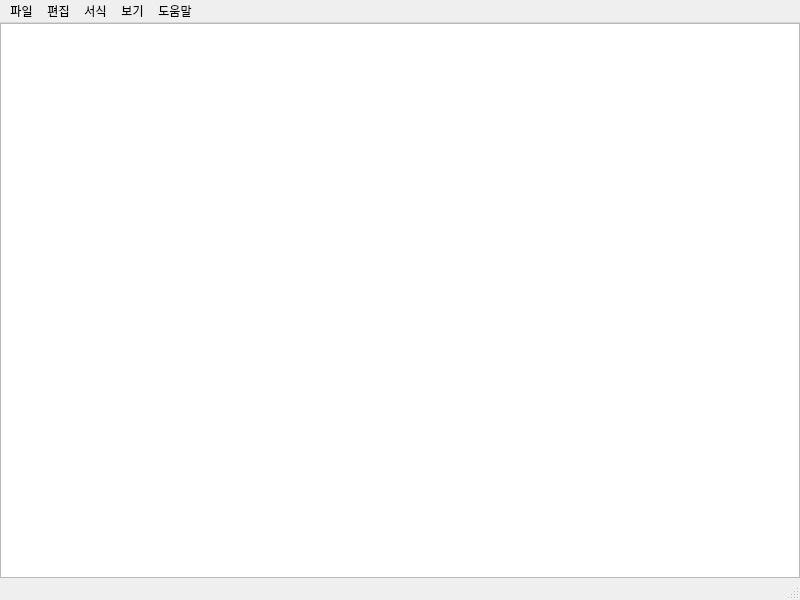
<?xml version="1.0" encoding="UTF-8"?>
<ui version="4.0">
 <class>MainWindow</class>
 <widget class="QMainWindow" name="MainWindow">
  <property name="geometry">
   <rect>
    <x>0</x>
    <y>0</y>
    <width>800</width>
    <height>600</height>
   </rect>
  </property>
  <property name="windowTitle">
   <string>Notepad</string>
  </property>
  <widget class="QWidget" name="centralwidget">
   <layout class="QGridLayout" name="gridLayout">
    <property name="leftMargin">
     <number>0</number>
    </property>
    <property name="topMargin">
     <number>0</number>
    </property>
    <property name="rightMargin">
     <number>0</number>
    </property>
    <property name="bottomMargin">
     <number>0</number>
    </property>
    <item row="0" column="0">
     <layout class="QGridLayout" name="gridLayout_2">
      <item row="0" column="0">
       <widget class="QPlainTextEdit" name="plainTextEdit"/>
      </item>
     </layout>
    </item>
   </layout>
  </widget>
  <widget class="QMenuBar" name="menubar">
   <property name="geometry">
    <rect>
     <x>0</x>
     <y>0</y>
     <width>800</width>
     <height>21</height>
    </rect>
   </property>
   <widget class="QMenu" name="menu_file">
    <property name="title">
     <string>파일</string>
    </property>
    <addaction name="action_open"/>
    <addaction name="action_save"/>
    <addaction name="action_saveas"/>
    <addaction name="action_close"/>
   </widget>
   <widget class="QMenu" name="menu_edit">
    <property name="title">
     <string>편집</string>
    </property>
    <addaction name="action_undo"/>
    <addaction name="separator"/>
    <addaction name="action_cut"/>
    <addaction name="action_copy"/>
    <addaction name="action_paste"/>
    <addaction name="separator"/>
    <addaction name="action_find"/>
    <addaction name="action_next_find"/>
    <addaction name="action_prev_find"/>
    <addaction name="action_find_replace"/>
    <addaction name="action_go"/>
    <addaction name="separator"/>
    <addaction name="action_all_select"/>
    <addaction name="action_datetime"/>
   </widget>
   <widget class="QMenu" name="menu_form">
    <property name="title">
     <string>서식</string>
    </property>
    <addaction name="action_wrap"/>
    <addaction name="action_font"/>
   </widget>
   <widget class="QMenu" name="menu_view">
    <property name="title">
     <string>보기</string>
    </property>
    <widget class="QMenu" name="menu">
     <property name="title">
      <string>확대하기/축소하기</string>
     </property>
     <addaction name="action_zoom_in"/>
     <addaction name="action_zoom_out"/>
     <addaction name="action_zoom_restore"/>
    </widget>
    <addaction name="menu"/>
    <addaction name="action_statusbar_view"/>
   </widget>
   <widget class="QMenu" name="menu_help">
    <property name="title">
     <string>도움말</string>
    </property>
    <addaction name="action_help"/>
    <addaction name="action_info"/>
   </widget>
   <addaction name="menu_file"/>
   <addaction name="menu_edit"/>
   <addaction name="menu_form"/>
   <addaction name="menu_view"/>
   <addaction name="menu_help"/>
  </widget>
  <widget class="QStatusBar" name="statusbar"/>
  <action name="action_open">
   <property name="text">
    <string>열기</string>
   </property>
   <property name="shortcut">
    <string>Ctrl+O</string>
   </property>
  </action>
  <action name="action_save">
   <property name="text">
    <string>저장</string>
   </property>
   <property name="shortcut">
    <string>Ctrl+S</string>
   </property>
  </action>
  <action name="action_saveas">
   <property name="text">
    <string>다른 이름으로저장</string>
   </property>
   <property name="shortcut">
    <string>Ctrl+Shift+S</string>
   </property>
  </action>
  <action name="action_close">
   <property name="text">
    <string>끝내기</string>
   </property>
  </action>
  <action name="action_undo">
   <property name="text">
    <string>실행 취소</string>
   </property>
   <property name="shortcut">
    <string>Ctrl+Z</string>
   </property>
  </action>
  <action name="action_cut">
   <property name="text">
    <string>잘라내기</string>
   </property>
   <property name="shortcut">
    <string>Ctrl+X</string>
   </property>
  </action>
  <action name="action_copy">
   <property name="text">
    <string>복사</string>
   </property>
   <property name="shortcut">
    <string>Ctrl+C</string>
   </property>
  </action>
  <action name="action_paste">
   <property name="text">
    <string>붙여넣기</string>
   </property>
   <property name="shortcut">
    <string>Ctrl+V</string>
   </property>
  </action>
  <action name="action_find">
   <property name="text">
    <string>찾기</string>
   </property>
   <property name="shortcut">
    <string>Ctrl+F</string>
   </property>
  </action>
  <action name="action_next_find">
   <property name="text">
    <string>다음 찾기</string>
   </property>
   <property name="shortcut">
    <string>F3</string>
   </property>
  </action>
  <action name="action_prev_find">
   <property name="text">
    <string>이전 찾기</string>
   </property>
   <property name="shortcut">
    <string>Shift+F3</string>
   </property>
  </action>
  <action name="action_find_replace">
   <property name="text">
    <string>바꾸기</string>
   </property>
   <property name="shortcut">
    <string>Ctrl+H</string>
   </property>
  </action>
  <action name="action_go">
   <property name="text">
    <string>이동</string>
   </property>
   <property name="shortcut">
    <string>Ctrl+G</string>
   </property>
  </action>
  <action name="action_all_select">
   <property name="text">
    <string>모두 선택</string>
   </property>
   <property name="shortcut">
    <string>Ctrl+A</string>
   </property>
  </action>
  <action name="action_datetime">
   <property name="text">
    <string>시간/날짜</string>
   </property>
   <property name="shortcut">
    <string>F5</string>
   </property>
  </action>
  <action name="action_wrap">
   <property name="text">
    <string>자동 줄 바꿈</string>
   </property>
  </action>
  <action name="action_font">
   <property name="text">
    <string>글꼴</string>
   </property>
  </action>
  <action name="action_statusbar_view">
   <property name="text">
    <string>상태표시줄</string>
   </property>
  </action>
  <action name="action_zoom_in">
   <property name="text">
    <string>확대</string>
   </property>
   <property name="shortcut">
    <string>Ctrl++</string>
   </property>
  </action>
  <action name="action_zoom_out">
   <property name="text">
    <string>축소</string>
   </property>
   <property name="shortcut">
    <string>Ctrl+-</string>
   </property>
  </action>
  <action name="action_zoom_restore">
   <property name="text">
    <string>확대하기/축소하기 기본값 복원</string>
   </property>
   <property name="shortcut">
    <string>Ctrl+0</string>
   </property>
  </action>
  <action name="action_help">
   <property name="text">
    <string>도움말보기</string>
   </property>
  </action>
  <action name="action_info">
   <property name="text">
    <string>메모장 정보</string>
   </property>
  </action>
 </widget>
 <resources/>
 <connections/>
</ui>
